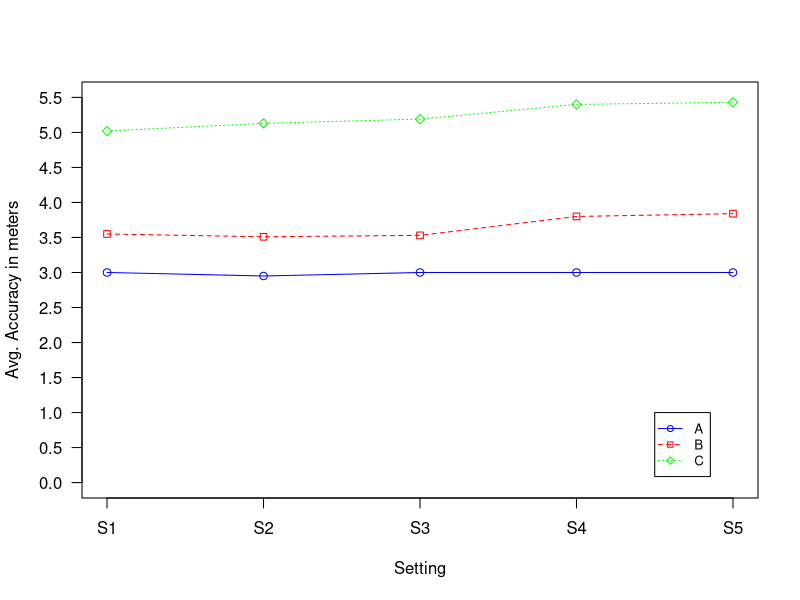

Write R code to recreate this figure.
jsat_wifi <- c(3.0, 2.95, 3.0, 3.0, 3.0)
jsat_wifi_bt <- c(3.55, 3.51, 3.53, 3.80, 3.84)
weka_wifi_bt <- c(5.02, 5.13, 5.19, 5.4, 5.43)

g_range <- range(0,5.5)

png("/home/elch/Documents/master_thesis/results/img/NETWORK_INFRASTRUCTURE_UNFILTERED.png",500,500)
plot(jsat_wifi, type="o", col="blue", ylim=g_range, 
   axes=FALSE, ann=FALSE)

axis(1, at=1:5, lab=c("S1","S2","S3","S4","S5"))
axis(2, las=1, at=c(0.0,0.5,1.0,1.5,2.0,2.5,3.0,3.5,4.0,4.5,5.0,5.5))

box()

lines(jsat_wifi_bt, type="o", pch=22, lty=2, col="red")
lines(weka_wifi_bt, type="o", pch=23, lty=3, 
   col="green")
title(xlab="Setting")
title(ylab="Avg. Accuracy in meters")

legend(4.5, 1, c("A","B","C"), cex=0.8, 
   col=c("blue","red","green"), pch=21:23, lty=1:3);
graphics.off()
